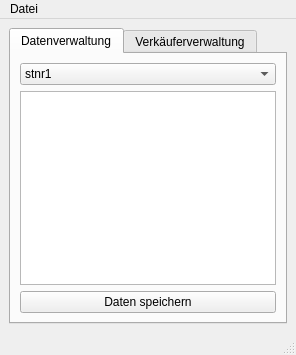
<?xml version="1.0" encoding="UTF-8"?>
<ui version="4.0">
 <class>MainWindow</class>
 <widget class="QMainWindow" name="MainWindow">
  <property name="windowTitle">
   <string>Flohmarktmanager</string>
  </property>
  <widget class="QWidget" name="centralwidget">
   <layout class="QVBoxLayout" name="verticalLayout">
    <item>
     <widget class="QTabWidget" name="tabWidget">
      <!-- Tab für die Datenverwaltung -->
      <widget class="QWidget" name="tabDaten">
       <attribute name="title">
        <string>Datenverwaltung</string>
       </attribute>
       <layout class="QVBoxLayout" name="verticalLayoutDaten">
        <!-- Auswahl der Stammnummer (z. B. stnr1 bis stnr7) -->
        <item>
         <widget class="QComboBox" name="comboBoxStammnummer">
          <item>
           <property name="text">
            <string>stnr1</string>
           </property>
          </item>
          <item>
           <property name="text">
            <string>stnr2</string>
           </property>
          </item>
          <item>
           <property name="text">
            <string>stnr3</string>
           </property>
          </item>
          <item>
           <property name="text">
            <string>stnr4</string>
           </property>
          </item>
          <item>
           <property name="text">
            <string>stnr5</string>
           </property>
          </item>
          <item>
           <property name="text">
            <string>stnr6</string>
           </property>
          </item>
          <item>
           <property name="text">
            <string>stnr7</string>
           </property>
          </item>
         </widget>
        </item>
        <item>
         <widget class="QTableView" name="tableViewDaten"/>
        </item>
        <item>
         <widget class="QPushButton" name="pushButtonSaveData">
          <property name="text">
           <string>Daten speichern</string>
          </property>
         </widget>
        </item>
       </layout>
      </widget>
      <!-- Tab für die Verkäuferverwaltung -->
      <widget class="QWidget" name="tabVerkaeufer">
       <attribute name="title">
        <string>Verkäuferverwaltung</string>
       </attribute>
       <layout class="QVBoxLayout" name="verticalLayoutVerkaeufer">
        <item>
         <widget class="QTableView" name="tableViewVerkaeufer"/>
        </item>
        <item>
         <layout class="QHBoxLayout" name="horizontalLayoutVerkaeuferButtons">
          <item>
           <widget class="QPushButton" name="pushButtonEditVerkaeufer">
            <property name="text">
             <string>Bearbeiten</string>
            </property>
           </widget>
          </item>
          <item>
           <widget class="QPushButton" name="pushButtonDeleteVerkaeufer">
            <property name="text">
             <string>Verkäufer löschen</string>
            </property>
           </widget>
          </item>
         </layout>
        </item>
       </layout>
      </widget>
     </widget>
    </item>
   </layout>
  </widget>
  <!-- Menüleiste mit einem Menüeintrag zum Daten herunterladen -->
  <widget class="QMenuBar" name="menubar">
   <property name="geometry">
    <rect>
     <x>0</x>
     <y>0</y>
     <width>800</width>
     <height>21</height>
    </rect>
   </property>
   <widget class="QMenu" name="menuDatei">
    <property name="title">
     <string>Datei</string>
    </property>
    <addaction name="actionDatenHerunterladen"/>
   </widget>
   <addaction name="menuDatei"/>
  </widget>
  <widget class="QStatusBar" name="statusbar"/>
  <action name="actionDatenHerunterladen">
   <property name="text">
    <string>Daten herunterladen</string>
   </property>
  </action>
 </widget>
 <resources/>
 <connections/>
</ui>
